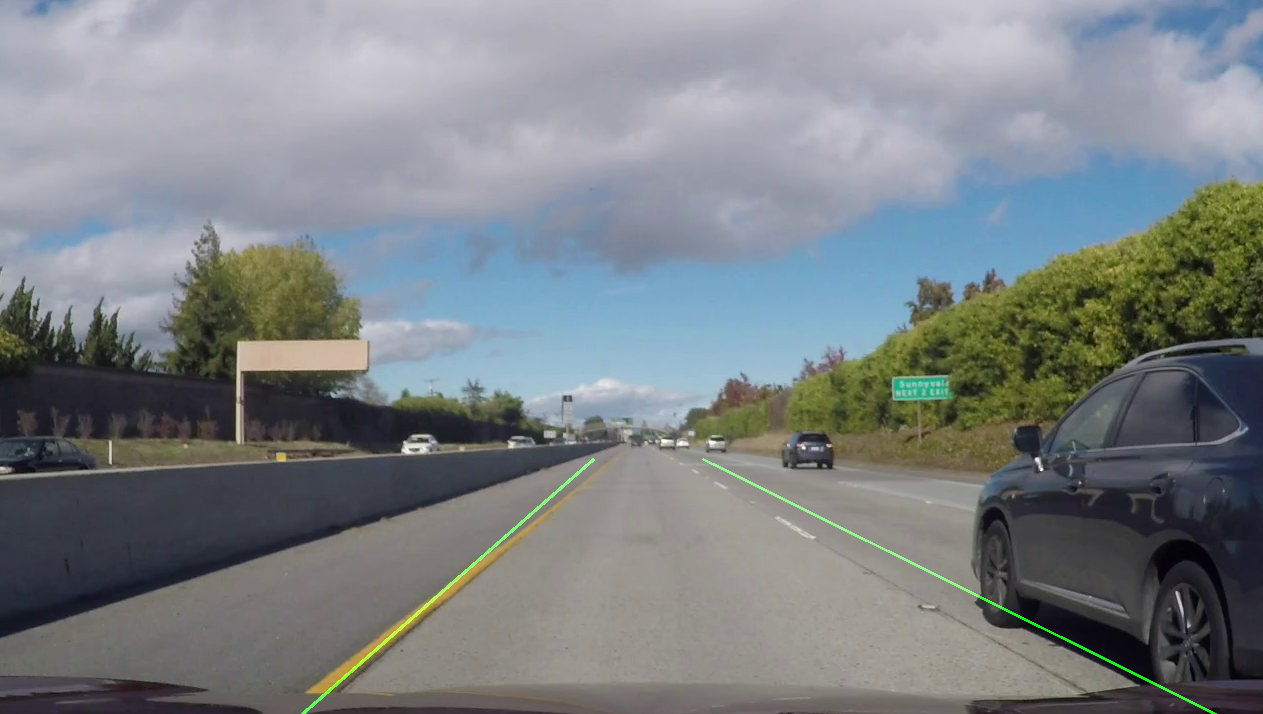
#> input picture Scripts/1.png, 1263 x 714 px, given in place of track-s.mkv, which was not available
$ python Detection_test.py
#> lines starting #> are read from the running program, lines starting #| are printed output that depends on the picture; after the words box and inside, x2 and y2 are one past the last pixel; in counts of white or black regions, pixels touching at a corner belong together; pictures that were not available may be replaced by others from this repository, and a replacement may not be noted
#> further down, frame is the input picture: shape (714, 1263, 3); mean B, G, R 132.7, 129.3, 123.9
### Scripts/LaneRecognition.py
import cv2
import numpy as np
import matplotlib.pyplot as plt


# 캐니 에지 디텍션
def Canny(frame):
    gray = cv2.cvtColor(frame, cv2.COLOR_BGR2GRAY)
    blur = cv2.GaussianBlur(gray, (5,5), 0)
    canny = cv2.Canny(blur, 50, 200)
    return canny

def InterestRegion(frame, width, height):
    # Width 1280기준
#> called with width = 1263, height = 714
    frame = np.array(frame, dtype=np.uint8)
    rgb = cv2.cvtColor(frame, cv2.COLOR_BGR2RGB)

    lower_white = np.array([110,110,110])
    upper_white = np.array([255,255,255])

    mask_white = cv2.inRange(rgb, lower_white, upper_white)
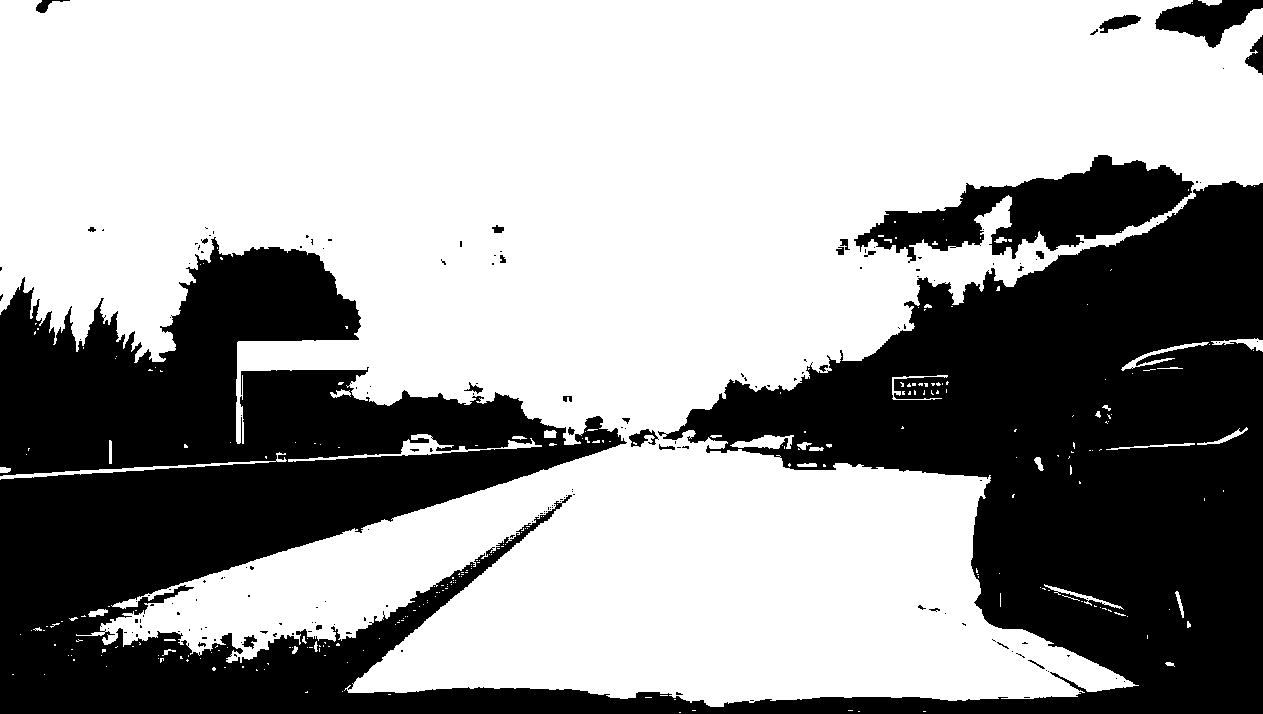
#> mask_white: shape (714, 1263); 62.2% white; 174 black regions (147 under 20 px), largest, box (x1, y1, x2, y2) and area: (0, 181, 1263, 714) 319272, (854, 155, 1194, 263) 16206, (1155, 0, 1263, 48) 2757
    res = cv2.bitwise_and(frame, frame, mask = mask_white)

    area = np.array([[(width*0.5,(height*0.4)),(0,(height*0.65)),(0,height), (width,height),(width,(height*0.6))]], np.int32) # Area 지정
    mask = np.zeros_like(frame)
    cv2.fillPoly(mask, area, (0,150,255))
    interestarea = cv2.bitwise_and(res, mask)
    #cv2.imshow('mask',interestarea)
    return interestarea


def Hough_lines(interestregion, rho, theta, threshold, min_line_len, max_line_gap):
    lines = cv2.HoughLinesP(interestregion,rho,theta,threshold,np.array([]),minLineLength=min_line_len, maxLineGap=max_line_gap)
    return lines

def weighted_img(img, initial_img, a=1, b=1., l=0.): # 두 이미지 operlap 하기
    return cv2.addWeighted(initial_img, a, img, b, l)

def draw_lines(frame, lines, color=[0, 0, 255], thickness=2): # 선 그리기
    cv2.line(frame, (lines[0], lines[1]), (lines[2], lines[3]), color, thickness)


# [11 lines left out: function get_representative, not called in this run]

def top_view(frame, width, height):
    #area = np.array([[(width*0.5,(height*0.4)),(0,(height*0.65)),(0,height), (width,height),(width,(height*0.6))]], np.int32) # Area 지정
    #좌상, 좌하, 우상, 우하
    '''
    cv2.circle(frame, (int(width*0.2), int(height*0.6)), 5, (255, 255, 255), -1)
    cv2.circle(frame, (int(width * 0.7), int(height * 0.6)), 5, (255, 255, 255), -1)
    '''
#> called with width = 1263, height = 714
    left_bottom = [0,height]
    right_bottom = [width,height]
    left_top = [int(width*0.2),int(height*0.55)]
    right_top = [int(width*0.8), int(height*0.55)]
    pts1 = np.float32([[left_top,left_bottom,right_top,right_bottom]])
    # 좌표의 이동점
    pts2 = np.float32([[0, 0], [0, 480], [640, 0], [640, 480]])
    # pts1의 좌표에 표시. perspective 변환 후 이동 점 확인.
    M = cv2.getPerspectiveTransform(pts1, pts2)
    dst = cv2.warpPerspective(frame, M, (640, 480))
    return dst

### Scripts/Detection_test.py
import cv2
import numpy as np
import LaneRecognition as LR
import matplotlib.pyplot as plt
#track-s.mkv
FileName = "./track-s.mkv"
capture = cv2.VideoCapture(FileName)
if(not capture.isOpened()):
        print("Error : Opening Video")

height, width = (int(capture.get(cv2.CAP_PROP_FRAME_HEIGHT)), int(capture.get(cv2.CAP_PROP_FRAME_WIDTH)))
retval, frame = capture.read()
i = 0
height, width = (int(capture.get(cv2.CAP_PROP_FRAME_HEIGHT)), int(capture.get(cv2.CAP_PROP_FRAME_WIDTH)))
retval, frame = capture.read()
while True:
        retval, frame = capture.read()
        cv2.imshow('Original Video', frame)
        InterestArea = LR.InterestRegion(frame, width, height)
        canny = LR.Canny(InterestArea)
        # bird View Point
        dst = LR.top_view(frame, width, height)
        src1 = LR.Canny(dst)
#> in Canny (call 2), `canny = cv2.Canny(blur, 50, 200)`:
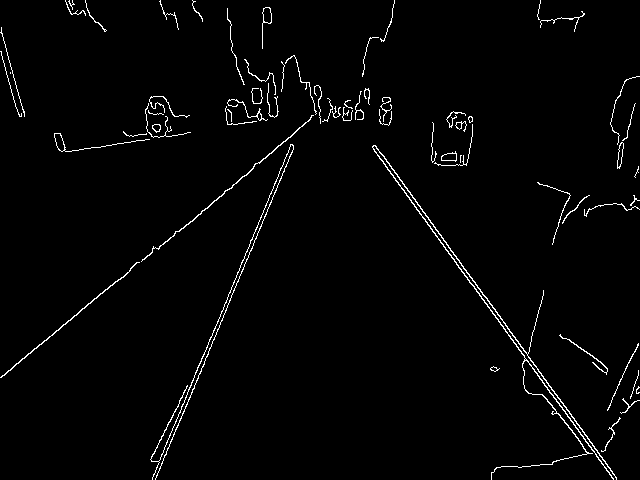
#> canny: shape (480, 640); 2% white in thin lines or dots
        lines = cv2.HoughLinesP(src1, 0.8, np.pi / 180, 100, minLineLength=100, maxLineGap=60)
#> lines = [[343, 108, 613, 479], [344, 103, 616, 478], [345, 104, 616, 477], [344, 107, 613, 478], [158, 461, 261, 217], [4, 375, 363, 74], [156, 475, 276, 190], [120, 279, 362, 76], [155, 479, 214, 339], [254, 164, 363, 73]]
        cv2.line(dst, (int(width / 2), height), (int(width / 2), int(height / 1.3)), (255, 255, 0), 8)
        direction = ""
        if (lines is not None):
                direction = ""
                for i in lines:
                        cv2.line(dst, (i[0][0], i[0][1]), (i[0][2], i[0][3]), (0, 0, 255), 2)
                        if (i[0][2] < int(width / 2)):
                                Angle = -50
                                # cv2.circle(dst, (i[0][2], i[0][3]), 5, (255, 255, 255), -1)
                                direction = "Turn Right " + str(abs(width / 2 + i[0][2]))
                        elif (i[0][0] > int(width  / 2)):
                                Angle = -50
                                # cv2.circle(dst, (i[0][0], i[0][1]), 5, (255, 255, 255), -1)
                                direction = "Turn Left " + str(abs(width / 2 - i[0][0]))
#> this loop made 10 passes
#> (i, direction) on passes 1 to 8: ([[343, 108, 613, 479]], 'Turn Right 1244.5'), ([[344, 103, 616, 478]], 'Turn Right 1247.5'), ([[345, 104, 616, 477]], 'Turn Right 1247.5'), ([[344, 107, 613, 478]], 'Turn Right 1244.5'), ([[158, 461, 261, 217]], 'Turn Right 892.5'), ([[4, 375, 363, 74]], 'Turn Right 994.5'), ([[156, 475, 276, 190]], 'Turn Right 907.5'), ([[120, 279, 362, 76]], 'Turn Right 993.5')
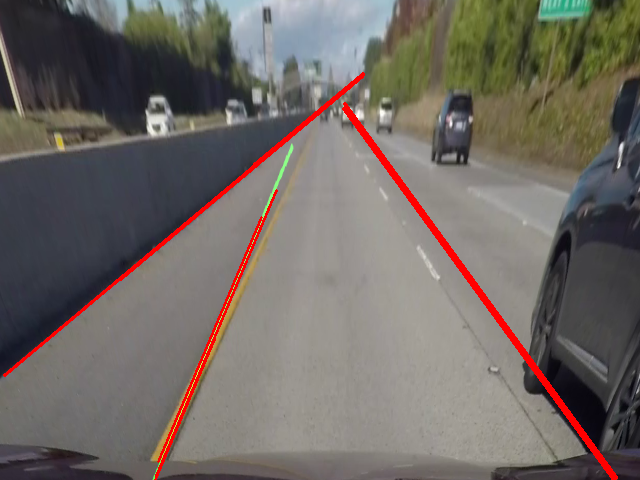
#> dst: shape (480, 640, 3); mean B, G, R 100.2, 105.7, 112.5
        dst = cv2.putText(dst, '[Driving Info] : ' + direction, (50, 50), cv2.FONT_HERSHEY_SIMPLEX, 0.8, (0, 255, 255),
                          2, cv2.LINE_AA)
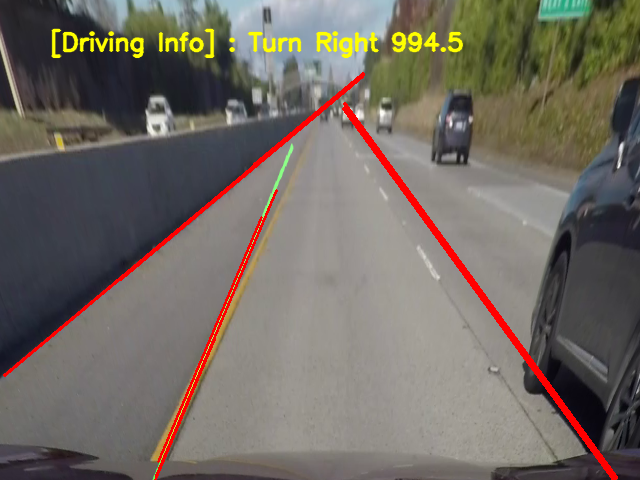
#> dst: shape (480, 640, 3); 1.57% of pixels changed, all inside (x1, y1, x2, y2) = (51, 28, 464, 59)
        # Origin Frame------------------------
        cv2.circle(frame, (int(width * 0.2), int(height * 0.55)), 5, (255, 255, 255), -1)
        cv2.circle(frame, (int(width * 0.8), int(height * 0.55)), 5, (255, 255, 255), -1)
#> frame: shape (714, 1263, 3); mean B, G, R 132.7, 129.3, 123.9
        lines = cv2.HoughLinesP(canny, 1.2, np.pi / 180, 100, minLineLength=100, maxLineGap=60)
#> lines = 33 rows, first 6: [22, 473, 721, 436], [112, 604, 549, 470], [66, 474, 433, 454], [160, 468, 493, 450], [616, 446, 831, 446], [640, 286, 884, 342]
        cv2.line(frame, (int(width / 2), height), (int(width / 2), int(height / 1.3)), (255, 255, 0), 8)
#> frame: shape (714, 1263, 3); mean B, G, R 132.9, 129.5, 123.6
        if (lines is not None):
                direction = ""
                for i in lines:
                        cv2.line(frame, (i[0][0], i[0][1]), (i[0][2], i[0][3]), (0, 0, 255), 2)
                        if (i[0][2] < int(width / 4)):
                                # cv2.circle(frame, (i[0][2], i[0][3]), 5, (255, 255, 255), -1)
                                direction = "Turn Right " + str(abs(width / 2 + i[0][2]))
                        elif (i[0][0] > int(width * 3 / 4)):
                                # cv2.circle(frame, (i[0][0], i[0][1]), 5, (255, 255, 255), -1)
                                direction = "Turn Left " + str(abs(width / 2 - i[0][0]))
#> this loop made 33 passes
#> (i, direction) on passes 20, 26, 29: ([[4, 478, 150, 470]], 'Turn Right 781.5'), ([[1073, 448, 1228, 440]], 'Turn Left 441.5'), ([[1106, 450, 1223, 442]], 'Turn Left 474.5')
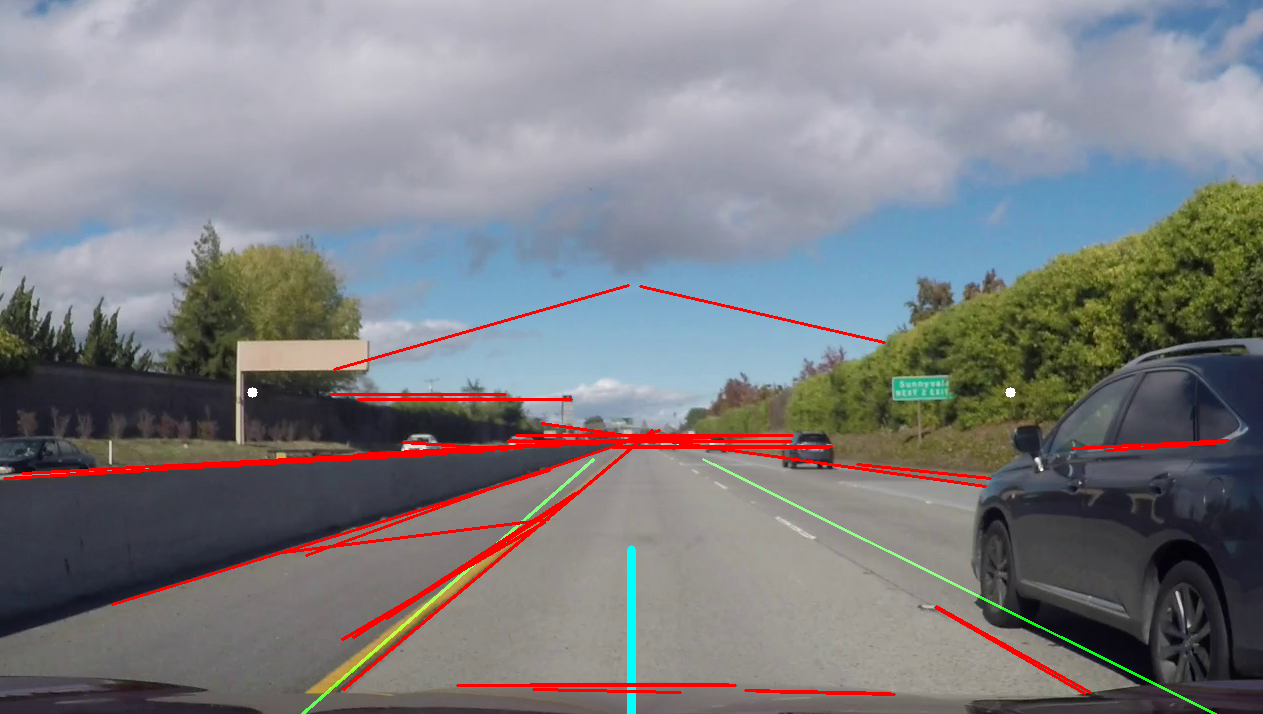
#> frame: shape (714, 1263, 3); mean B, G, R 130.2, 126.7, 126.5
        frame = cv2.putText(frame, '[Driving Info] : ' + direction, (50, 50), cv2.FONT_HERSHEY_SIMPLEX, 0.8,
                            (0, 255, 255), 2, cv2.LINE_AA)
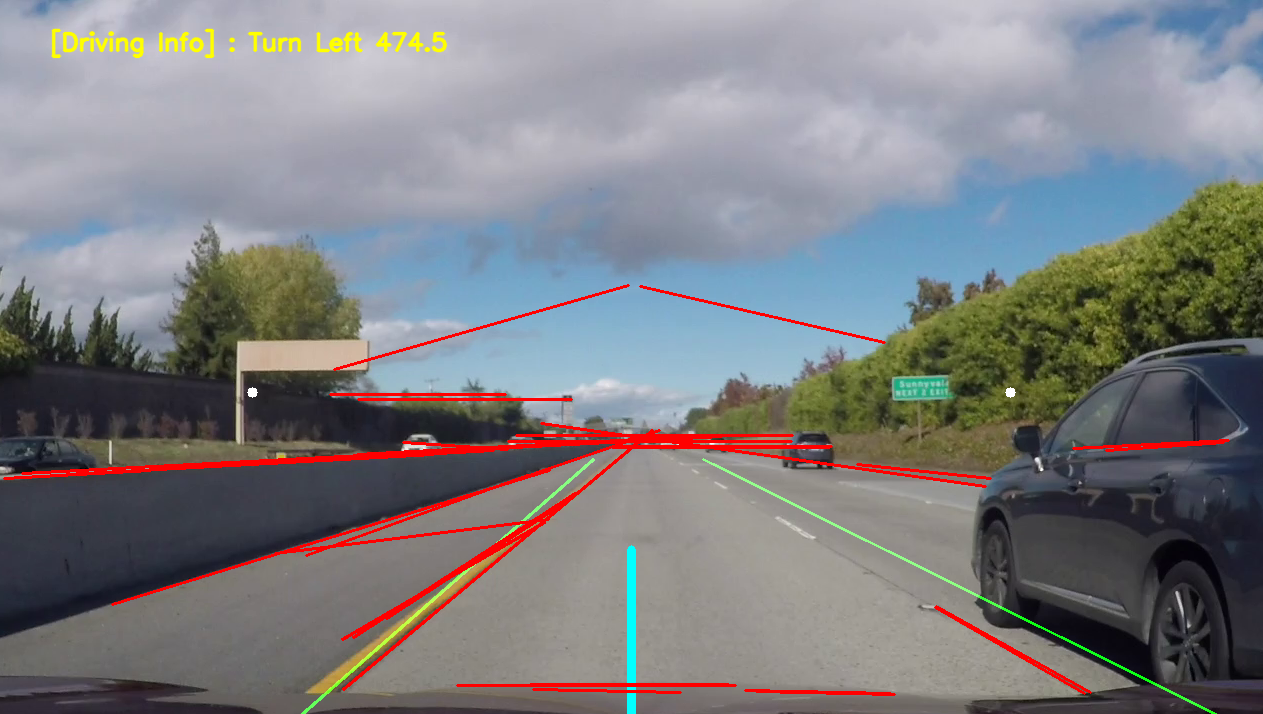
#> frame: shape (714, 1263, 3); 0.48% of pixels changed, all inside (x1, y1, x2, y2) = (51, 28, 448, 59)
        cv2.imshow("dst", frame)
        cv2.imshow("dst1", dst)

        if (cv2.waitKey(27) > 0):
#> (key Esc is pressed here)
                break
capture.release()
cv2.destroyAllWindows()

$ run again, on Scripts/2.png
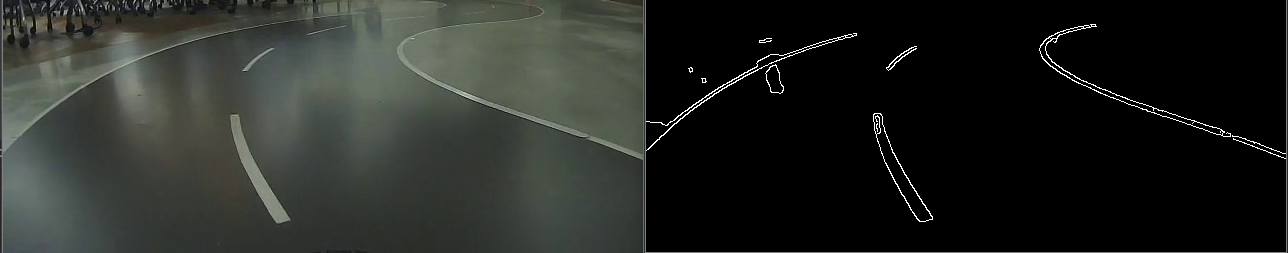
#> input picture Scripts/2.png, 1288 x 253 px, given in place of track-s.mkv, which was not available
#> frame is the input picture: shape (253, 1288, 3); mean B, G, R 36.9, 40.7, 38
#> mask_white: shape (253, 1288); 2.7% white; 130 white regions (115 under 20 px), largest, box (x1, y1, x2, y2) and area: (2, 0, 194, 253) 2270, (645, 0, 1287, 253) 1845, (231, 115, 290, 223) 1317
#> canny: shape (253, 1288); 0.77% white in thin lines or dots, all inside (x1, y1, x2, y2) = (235, 100, 1288, 253)
#> gray: shape (480, 640)
#> blur: shape (480, 640)
#> canny: shape (480, 640); 1.2% white in thin lines or dots
#> `lines = cv2.HoughLinesP(src1, 0.8, np.pi / 180, 100, minLineLength=100..`: lines = [[322, 372, 322, 0], [322, 476, 639, 476], [9, 61, 120, 386], [482, 385, 522, 8], [488, 309, 520, 4], [474, 391, 503, 68], [0, 62, 110, 381], [319, 253, 319, 129], [321, 477, 321, 361], [483, 260, 514, 1]]
#> the loop `for i in lines:` made 10 passes
#> (i, direction) on passes 1 to 8: ([[322, 372, 322, 0]], 'Turn Right 966.0'), ([[322, 476, 639, 476]], 'Turn Right 1283.0'), ([[9, 61, 120, 386]], 'Turn Right 764.0'), ([[482, 385, 522, 8]], 'Turn Right 1166.0'), ([[488, 309, 520, 4]], 'Turn Right 1164.0'), ([[474, 391, 503, 68]], 'Turn Right 1147.0'), ([[0, 62, 110, 381]], 'Turn Right 754.0'), ([[319, 253, 319, 129]], 'Turn Right 963.0')
#> `dst = cv2.putText(dst, '[Driving Info] : ' + direction, (50, 50), cv2...`:
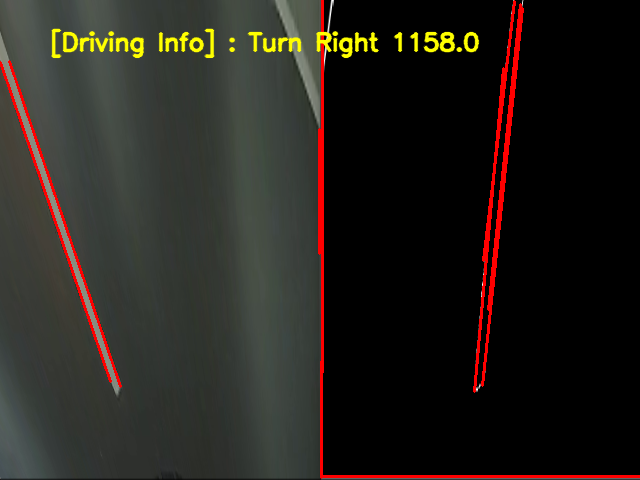
#> dst: shape (480, 640, 3); mean B, G, R 29, 34.4, 38.6
#> `lines = cv2.HoughLinesP(canny, 1.2, np.pi / 180, 100, minLineLength=10..`: lines = [[644, 251, 1284, 251], [644, 252, 644, 100], [646, 250, 646, 100]]
#> the loop `for i in lines:` made 3 passes
#> `frame = cv2.putText(frame, '[Driving Info] : ' + direction, (50, 50), ..`:
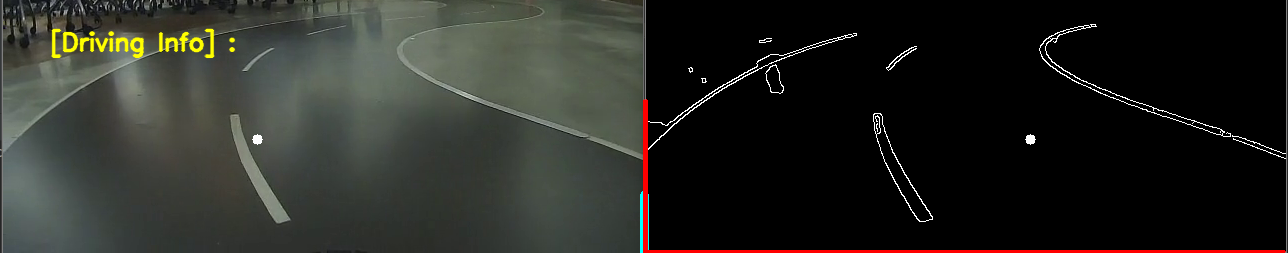
#> frame: shape (253, 1288, 3); mean B, G, R 36.5, 41.4, 40.6

$ run again, on Scripts/3.png
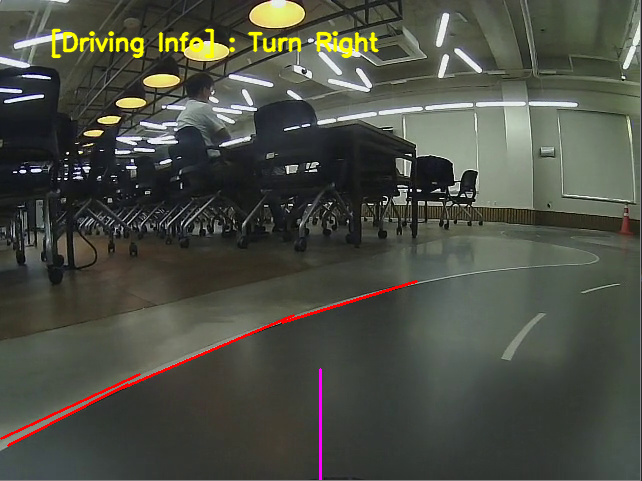
#> input picture Scripts/3.png, 642 x 481 px, given in place of track-s.mkv, which was not available
#> frame is the input picture: shape (481, 642, 3); mean B, G, R 68.6, 78.5, 76.2
#> mask_white: shape (481, 642); 11% white; 490 white regions (419 under 20 px), largest, box (x1, y1, x2, y2) and area: (315, 91, 636, 210) 16410, (116, 71, 274, 145) 2614, (275, 38, 372, 101) 2159
#> canny: shape (481, 642); 0.79% white in thin lines or dots, all inside (x1, y1, x2, y2) = (0, 201, 642, 480)
#> gray: shape (480, 640)
#> blur: shape (480, 640)
#> canny: shape (480, 640); 0.75% white in thin lines or dots
#> `lines = cv2.HoughLinesP(src1, 0.8, np.pi / 180, 100, minLineLength=100..`: lines = [[0, 477, 639, 477], [321, 479, 321, 292], [63, 342, 250, 185], [317, 479, 317, 293]]
#> the loop `for i in lines:` made 4 passes
#> (i, Angle, direction) on passes 3 to 4: ([[63, 342, 250, 185]], -50, 'Turn Right 571.0'), ([[317, 479, 317, 293]], -50, 'Turn Right 638.0')
#> `dst = cv2.putText(dst, '[Driving Info] : ' + direction, (50, 50), cv2...`:
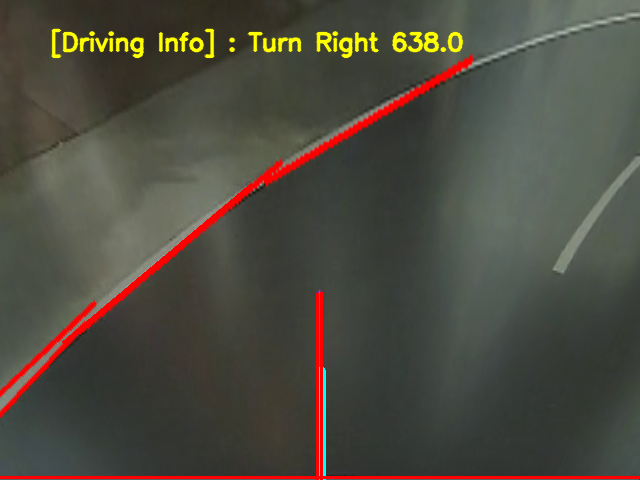
#> dst: shape (480, 640, 3); mean B, G, R 64.3, 75.1, 77.5
#> `lines = cv2.HoughLinesP(canny, 1.2, np.pi / 180, 100, minLineLength=10..`: lines = [[0, 479, 638, 479], [14, 433, 294, 314], [639, 478, 639, 288], [0, 440, 167, 362], [7, 444, 181, 356], [241, 332, 431, 278], [364, 293, 518, 266]]
#> the loop `for i in lines:` made 7 passes
#> (i, direction) on pass 3: ([[639, 478, 639, 288]], 'Turn Left 318.0')
#> `frame = cv2.putText(frame, '[Driving Info] : ' + direction, (50, 50), ..`:
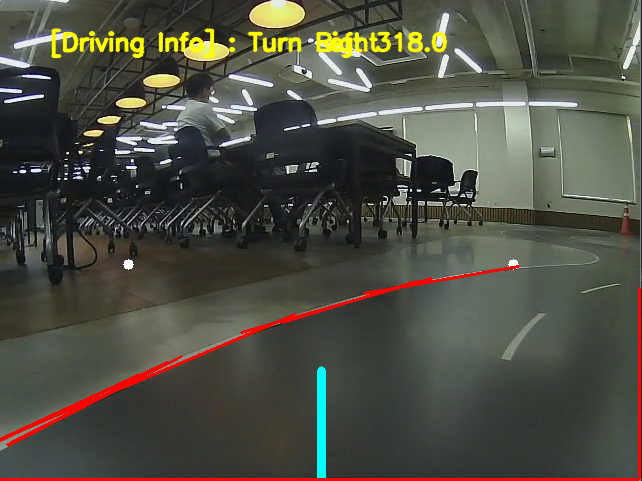
#> frame: shape (481, 642, 3); mean B, G, R 67.7, 78.6, 78.4
